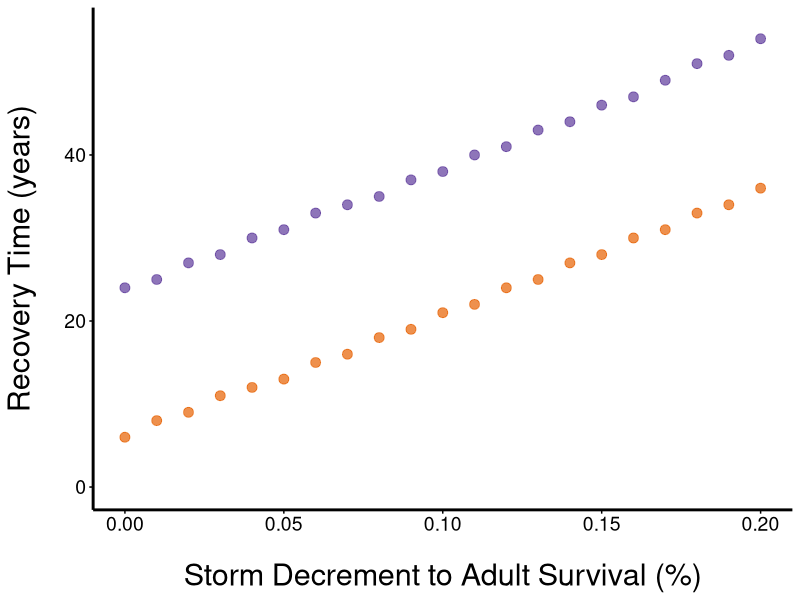

Here is the R script that generated this plot:
#life table for PUMA

#annual survival rates from Brown, C. R., D. A. Airola, and S. Tarof (2021). Purple Martin (Progne subis), version 2.0. In Birds of the World (P. G. Rodewald, Editor). Cornell Lab of Ornithology, Ithaca, NY, USA. https://doi-org.silk.library.umass.edu/10.2173/bow.purmar.02
surv_adult = 0.63 #annual survival of adults age 2-5 years
surv_1styr = 0.48 #annual survival of adults age 1
surv_fledge = 0.27 #annual survival of fledglings to first year

#clutch sizes in N. Texas from Brown, C. R. (1978c). Clutch size and reproductive success of adult and subadult Purple Martins. Southwestern Naturalist 23: 597–604.
clutch_adult = 4.97
clutch_1styr = 4.11

#egg success (probability of egg surviving to chick fledging) 
egg_success = 0.71 #average for TX and for LA from PMCA data across all years
max_egg_success = 0.82 #maximum for TX from PMCA data across all years
egg_success_TX_storm = 0.67 #average egg success in 2021 for TX
egg_success_LA_storm = 0.53 #average egg success in 2021 for LA


#to maintain a stable population
timesteps = 10
life.table = data.frame(time = 0:timesteps, n_adults = NA, n_1styr = NA, n_fledge = NA, n_eggs = NA)
life.table$n_adults[1] <- 100

for (i in 0:timesteps) {
	n_adults = life.table$n_adults[life.table$time==i]
	n_adult_replacements = n_adults - (n_adults * surv_adult) #number of 1st yrs needed to replace annual attrition in adults
	n_1styr = n_adult_replacements / surv_1styr #number of 1st yrs needed to reach adult replacement given annual survival
	n_fledge = n_1styr / surv_fledge #number of fledgies needed to replace 1st yrs annually
	n_eggs = ((n_adults/2)* clutch_adult) + ((n_1styr/2)* clutch_1styr) #number of eggs produced given the # of adults and 1st years and their respective clutch sizes
	life.table[life.table$time==i,] <- c(i, n_adults, n_1styr, n_fledge, n_eggs)
	life.table$n_adults[life.table$time==i+1] <- (life.table$n_adults[life.table$time==i]* surv_adult) + (life.table$n_1styr[life.table$time==i]* surv_1styr)
}

####################################################################################################

#to maintain a stable/growing population in TX
timesteps = 10
life.table.TX = data.frame(time = 0:timesteps, n_adults = NA, n_1styr = NA, n_fledge = NA, n_eggs = NA)
life.table.TX[1,] <- life.table[1,]

for (i in 1:timesteps) {
	life.table.TX$n_adults[life.table.TX$time==i] = (life.table.TX$n_adults[life.table.TX$time==i-1]* surv_adult) + (life.table.TX$n_1styr[life.table.TX$time==i-1]* surv_1styr)
	life.table.TX$n_1styr[life.table.TX$time==i] = life.table.TX$n_fledge[life.table.TX$time==i-1]* surv_fledge
	life.table.TX$n_eggs[life.table.TX$time==i] = ((life.table.TX$n_adults[life.table.TX$time==i]/2)* clutch_adult) + ((life.table.TX$n_1styr[life.table.TX$time==i]/2)* clutch_1styr) #number of eggs produced given the # of adults and 1st years and their respective clutch sizes
	life.table.TX$n_fledge[life.table.TX$time==i] = life.table.TX$n_eggs[life.table.TX$time==i]* egg_success
}


#storm decrement in TX w/ reduced adult survival and nest success in year 1 followed by average egg success
TX_recovery <- data.frame(time=rep(NA,21), mortality=rep(NA,21))

egg_success_TX_storm = 0.67
timesteps=50
life.table.TX.storm = data.frame(time = 0:timesteps, n_adults = NA, n_1styr = NA, n_fledge = NA, n_eggs = NA)
life.table.TX.storm[1,] <- life.table.TX[1,]

for (j in 1:21) {
	adult_storm_mortality = (j-1)*0.01
	for (i in 1:timesteps) {
		if (i ==1) {
			life.table.TX.storm$n_adults[life.table.TX.storm$time==i] = (life.table.TX.storm$n_adults[life.table.TX.storm$time==i-1]* (surv_adult-adult_storm_mortality)) + (life.table.TX.storm$n_1styr[life.table.TX.storm$time==i-1]* surv_1styr)
		}
		else {
			life.table.TX.storm$n_adults[life.table.TX.storm$time==i] = (life.table.TX.storm$n_adults[life.table.TX.storm$time==i-1]* surv_adult) + (life.table.TX.storm$n_1styr[life.table.TX.storm$time==i-1]* surv_1styr)
		}
		life.table.TX.storm$n_1styr[life.table.TX.storm$time==i] = life.table.TX.storm$n_fledge[life.table.TX.storm$time==i-1]* surv_fledge
		life.table.TX.storm$n_eggs[life.table.TX.storm$time==i] = ((life.table.TX.storm$n_adults[life.table.TX.storm$time==i]/2)* clutch_adult) + ((life.table.TX.storm$n_1styr[life.table.TX.storm$time==i]/2)* clutch_1styr) #number of eggs produced given the # of adults and 1st years and their respective clutch sizes
		if (i ==1) {
			life.table.TX.storm$n_fledge[life.table.TX.storm$time==i] = life.table.TX.storm$n_eggs[life.table.TX.storm$time==i]* egg_success_TX_storm
			}
		else {
			life.table.TX.storm$n_fledge[life.table.TX.storm$time==i] = life.table.TX.storm$n_eggs[life.table.TX.storm$time==i]* egg_success
			}
	}
TX_recovery$time[j]<-min(life.table.TX.storm$time[which(life.table.TX.storm$n_adults>=100 & life.table.TX.storm$time>2)])-1
TX_recovery$mortality[j]<- adult_storm_mortality
}





########################################
#to maintain a stable/growing population in LA
timesteps = 10
life.table.LA = data.frame(time = 0:timesteps, n_adults = NA, n_1styr = NA, n_fledge = NA, n_eggs = NA)
life.table.LA[1,] <- life.table[1,]

for (i in 1:timesteps) {
	life.table.LA$n_adults[life.table.LA$time==i] = (life.table.LA$n_adults[life.table.LA$time==i-1]* surv_adult) + (life.table.LA$n_1styr[life.table.LA$time==i-1]* surv_1styr)
	life.table.LA$n_1styr[life.table.LA$time==i] = life.table.LA$n_fledge[life.table.LA$time==i-1]* surv_fledge
	life.table.LA$n_eggs[life.table.LA$time==i] = ((life.table.LA$n_adults[life.table.LA$time==i]/2)* clutch_adult) + ((life.table.LA$n_1styr[life.table.LA$time==i]/2)* clutch_1styr) #maximum number of eggs produced given the number of adults and 1st years in the population and their respective clutch sizes
	life.table.LA$n_fledge[life.table.LA$time==i] = life.table.LA$n_eggs[life.table.LA$time==i]* egg_success
}


#storm decrement in LA w/ reduced adult survival
LA_recovery <- data.frame(time=rep(NA,21), mortality=rep(NA,21))

egg_success_LA_storm = 0.53
timesteps=60
life.table.LA.storm = data.frame(time = 0:timesteps, n_adults = NA, n_1styr = NA, n_fledge = NA, n_eggs = NA)
life.table.LA.storm[1,] <- life.table.LA[1,]

for (j in 1:21) {
	adult_storm_mortality = (j-1)*0.01
	for (i in 1:timesteps) {
		if (i ==1) {
			life.table.LA.storm$n_adults[life.table.LA.storm$time==i] = (life.table.LA.storm$n_adults[life.table.LA.storm$time==i-1]* (surv_adult-adult_storm_mortality)) + (life.table.LA.storm$n_1styr[life.table.LA.storm$time==i-1]* surv_1styr)
		}
		else {
			life.table.LA.storm$n_adults[life.table.LA.storm$time==i] = (life.table.LA.storm$n_adults[life.table.LA.storm$time==i-1]* surv_adult) + (life.table.LA.storm$n_1styr[life.table.LA.storm$time==i-1]* surv_1styr)
		}
		life.table.LA.storm$n_1styr[life.table.LA.storm$time==i] = life.table.LA.storm$n_fledge[life.table.LA.storm$time==i-1]* surv_fledge
		life.table.LA.storm$n_eggs[life.table.LA.storm$time==i] = ((life.table.LA.storm$n_adults[life.table.LA.storm$time==i]/2)* clutch_adult) + ((life.table.LA.storm$n_1styr[life.table.LA.storm$time==i]/2)* clutch_1styr) #maximum number of eggs produced given the number of adults and 1st years in the population and their respective clutch sizes
		if (i ==1) {
			life.table.LA.storm$n_fledge[life.table.LA.storm$time==i] = life.table.LA.storm$n_eggs[life.table.LA.storm$time==i]* egg_success_LA_storm
			}
		else {
			life.table.LA.storm$n_fledge[life.table.LA.storm$time==i] = life.table.LA.storm$n_eggs[life.table.LA.storm$time==i]* egg_success
			}
	}
LA_recovery$time[j]<-min(life.table.LA.storm$time[which(life.table.LA.storm$n_adults>=100 & life.table.LA.storm$time>2)])-1
LA_recovery$mortality[j]<- adult_storm_mortality
}

recovery <- merge(TX_recovery, LA_recovery, by="mortality")
names(recovery) <- c("mortality", "TX_time", "LA_time")

library (ggplot2)
ggplot(recovery, aes(y=TX_time, x=mortality))+ 
	geom_point(size=3, col="#E66100", alpha=0.7)+
	geom_point(aes(y=LA_time, x=mortality), size=3, col="#5D3A9B", alpha=0.7)+
	xlab("Storm Decrement to Adult Survival (%)")+
	ylab("Recovery Time (years)")+
	ylim(0,55)+
	scale_linetype_manual(values=c('solid','solid'))+
	theme_minimal()+
	theme(panel.grid.major = element_blank(), panel.grid.minor = element_blank(), 
	legend.position = "none", 
	axis.text.x=element_text(size=14, colour="black"), 
	axis.text.y=element_text(size=14, colour="black"), 
	axis.title.x=element_text(size=22, colour="black", margin=margin(20,0,0,0)), 
	axis.title.y=element_text(size=22, colour="black", margin=margin(0,20,0,0)), 
	axis.ticks.x=element_line(colour="black"), 
	axis.ticks.y=element_line(colour="black"), 
	axis.line=element_line(size=1))
